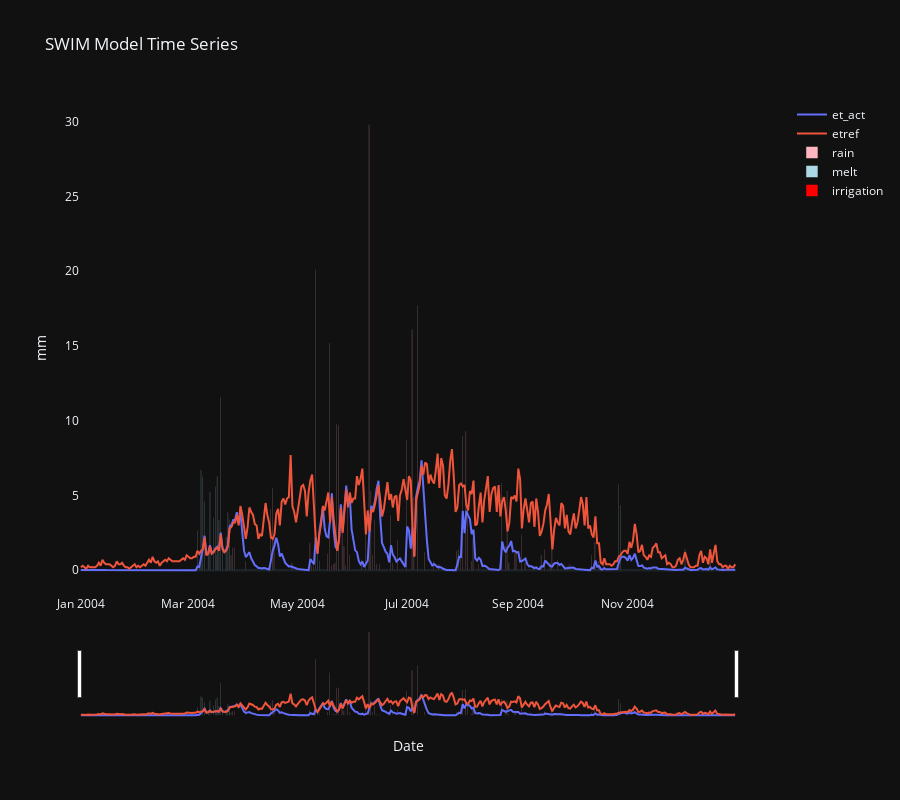

Notebook code for this chart:
### Markdown cell above
Let's plot with the same function from the first tutorial, which is also in `viz.swim_timeseries`.

### Code cell
ydf = df.loc['2004-01-01': '2004-12-31']
print(f'total irrigation: {ydf.irrigation.sum():.1f}')
print(f'total et: {ydf.et_act.sum():.1f}')
print(f'total precip: {ydf.ppt.sum():.1f}')
plot_swim_timeseries(ydf, ['et_act', 'etref', 'rain', 'melt', 'irrigation'], start='2004-01-01', end='2004-12-31', png_file='et.png')

### Figure 1 — Plotly figure (JSON) as saved in the notebook; plotly's stock layout.template omitted (floating-point values rounded to 4 significant figures; data arrays with more than 128 entries replaced by an {"elided": "..."} marker saying what was removed)
{"data": [{"name": "et_act", "type": "scatter", "x": {"elided": "366 str values"}, "xaxis": "x", "y": {"elided": "366 float values"}, "yaxis": "y"}, {"name": "etref", "type": "scatter", "x": {"elided": "366 str values"}, "xaxis": "x", "y": {"elided": "366 float values"}, "yaxis": "y"}, {"marker": {"color": "lightpink"}, "name": "rain", "type": "bar", "x": {"elided": "366 str values"}, "xaxis": "x", "y": {"elided": "366 float values"}, "yaxis": "y"}, {"marker": {"color": "lightblue"}, "name": "melt", "type": "bar", "x": {"elided": "366 str values"}, "xaxis": "x", "y": {"elided": "366 float values"}, "yaxis": "y"}, {"marker": {"color": "red"}, "name": "irrigation", "type": "bar", "x": {"elided": "366 str values"}, "xaxis": "x", "y": {"elided": "366 int values"}, "yaxis": "y"}], "layout": {"height": 800, "title": {"text": "SWIM Model Time Series"}, "xaxis": {"anchor": "y", "domain": [0, 0.94], "rangeslider": {"visible": true}, "showgrid": false, "title": {"text": "Date"}}, "yaxis": {"anchor": "x", "domain": [0, 1], "showgrid": false, "title": {"text": "mm"}}, "yaxis2": {"anchor": "x", "overlaying": "y", "showgrid": false, "side": "right"}}}
